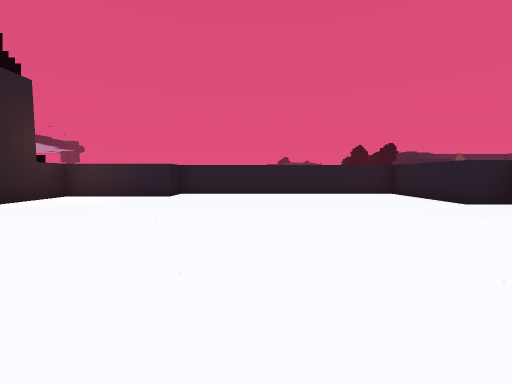
View 1 (above)

17 first-person views from a walk through a level from a Godot 3-D game. The camera is 1.3 m above the floor, tilts 4° down and sees 90° across. The floor is counted in squares, 2 m on a side. Each view is taken from the middle of a square. On the plan, view 1 faces up. The plan holds only what a view shows up to about 9 squares ahead; the rest is blank. The place goes on beyond the plan. Flat picture figures and markers are not drawn. Characters and animated objects are left out. Door leaves are left out where a doorway can be walked through.

View 2
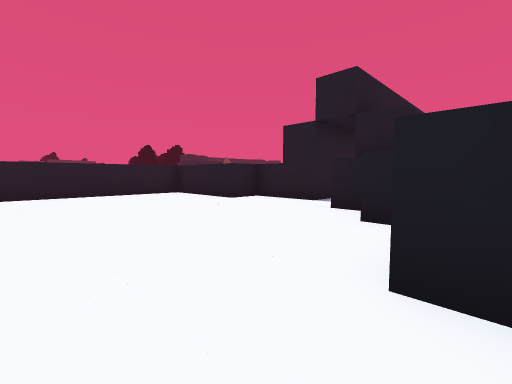

View 3
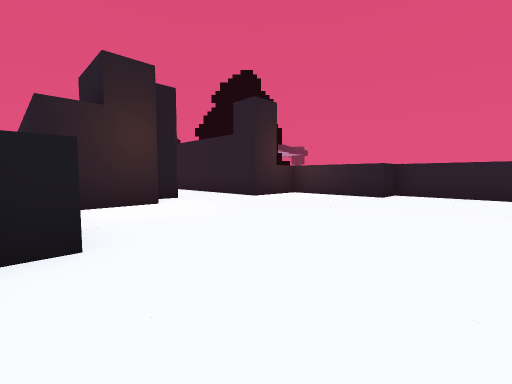

View 4
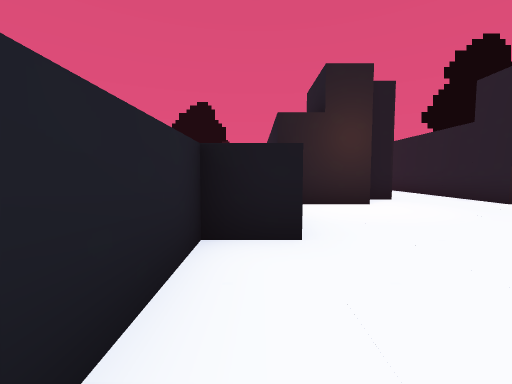

View 5
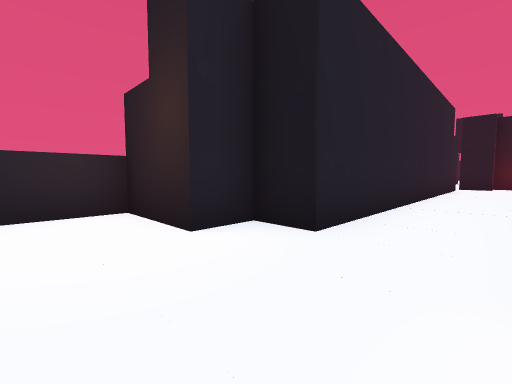

View 6
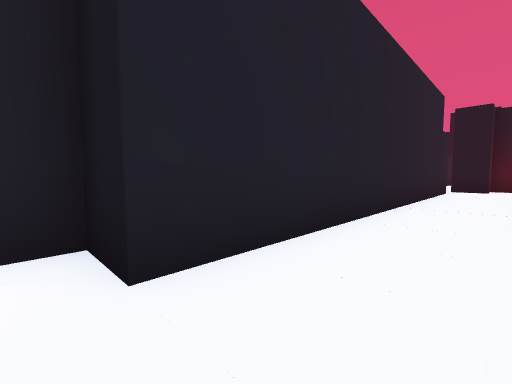

View 7
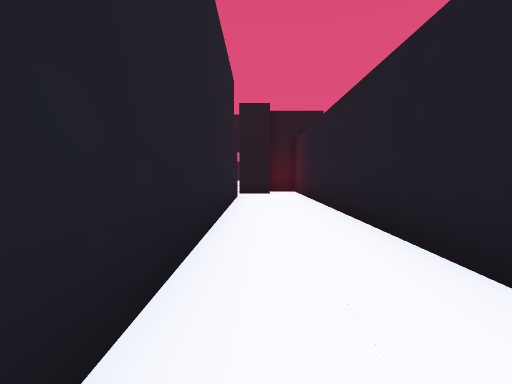

View 8
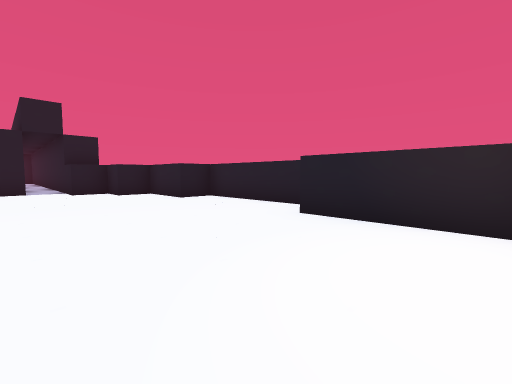

View 9
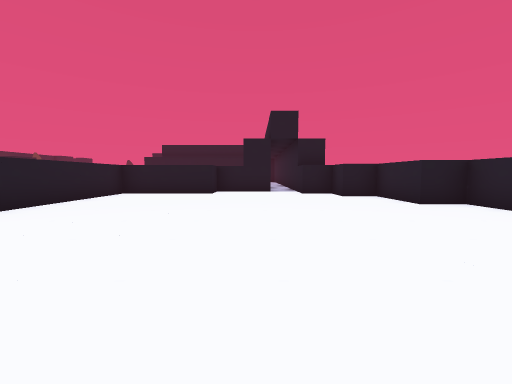

View 10
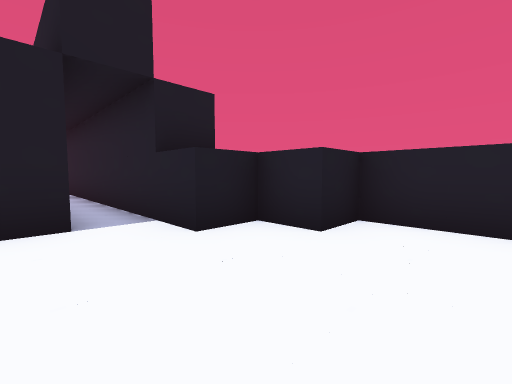

View 11
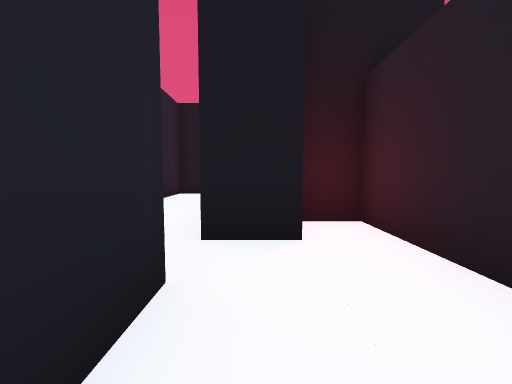

View 12
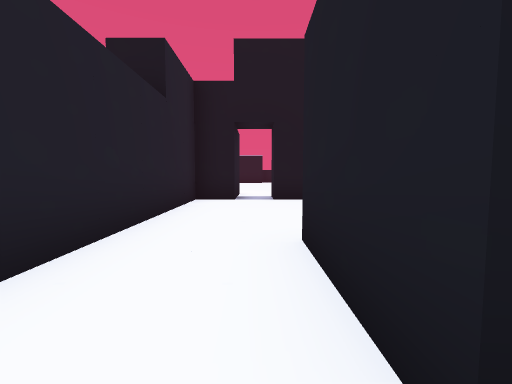

View 13
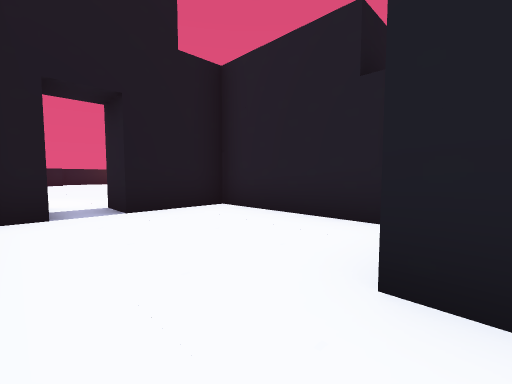

View 14
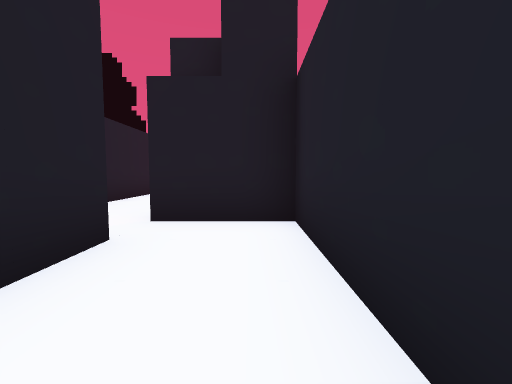

View 15
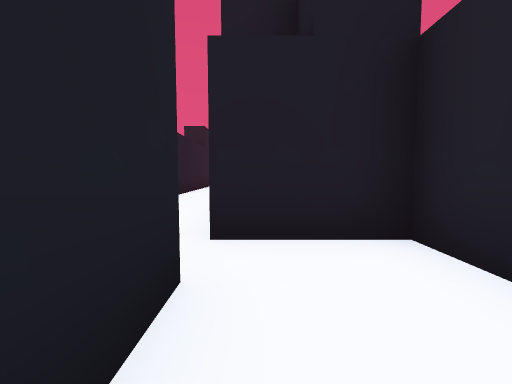

View 16
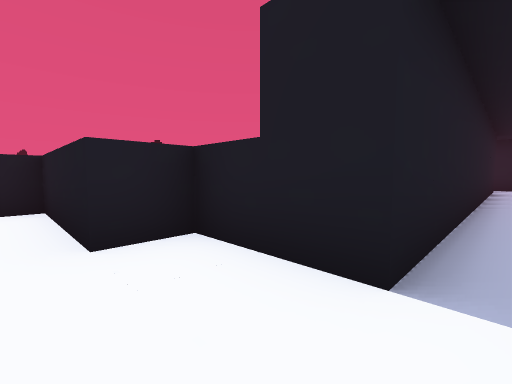

View 17
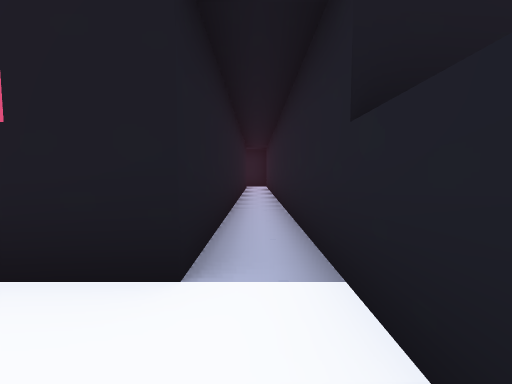

### Floor plan
Points are (right, up) in squares from view 1. A wall is a line through its corners. A room is listed if a view was taken in it or the views show most of it. See-through windows are left out.
Room 1 (views 1, 2, 3, 4, 5, 6, 7, 8, 9, 10, 11, 12, 16, 17)
walls: (5.5, 3.5) (5.5, 5.5) (4.5, 5.5) (4.5, 8.5) (-2.5, 8.5) (-2.5, 7.5) (-5.5, 7.5) (-5.5, 5.5) (-18.5, 5.5) (-18.5, 4.6); (-17.5, 4.5) (-17.5, 3.5); (-17.5, 1.5) (-16.5, 1.5) (-16.5, 3.5) (-6.5, 3.5) (-6.5, 2.5) (-5.5, 2.5) (-5.5, 0.5) (-2.5, 0.5) (-2.5, -0.5) (1.5, -0.5) (1.5, 0.5) (3.5, 0.5) (3.5, 1.5) (4.5, 1.5) (4.5, 2.5) (6, 2.5)
ways out: opening at (-18.5, 2.5) to room 2; open door at (6, 3) to room 3
Room 2 (views 13, 14, 15)
walls: (-23.5, 2.5) (-23.5, 1.5) (-17.5, 1.5); (-20.1, 5.5) (-23.5, 5.5) (-23.5, 3.5); (-17.5, 3.5) (-19.5, 3.5)
ways out: opening at (-18.5, 2.5) to room 1; open door at (-24, 3)
Room 3 (no view inside)
walls: (13.5, 3.5) (5.5, 3.5); (6, 2.5) (12.8, 2.5)
ways out: open door at (6, 3) to room 1

Positions as (right, up) in squares from view 1, and headings:
1: (0, 0), facing up
2: (0, 0), facing up-right
3: (0, 0), facing up-left
4: (0, 0), facing left
5: (-4, 5), facing down-left
6: (-6, 5), facing down-left
7: (-9, 4), facing left
8: (-5, 4), facing down-right
9: (-4, 4), facing right
10: (2, 4), facing down-right
11: (-15, 4), facing left
12: (-17, 3), facing left
13: (-19, 2), facing up-left
14: (-20, 2), facing right
15: (-19, 3), facing right
16: (4, 3), facing up-right
17: (4, 3), facing right
